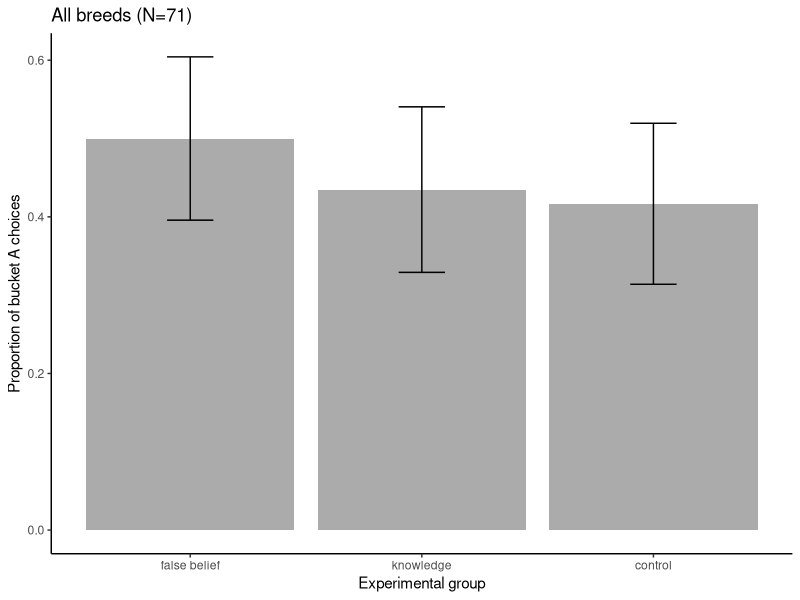
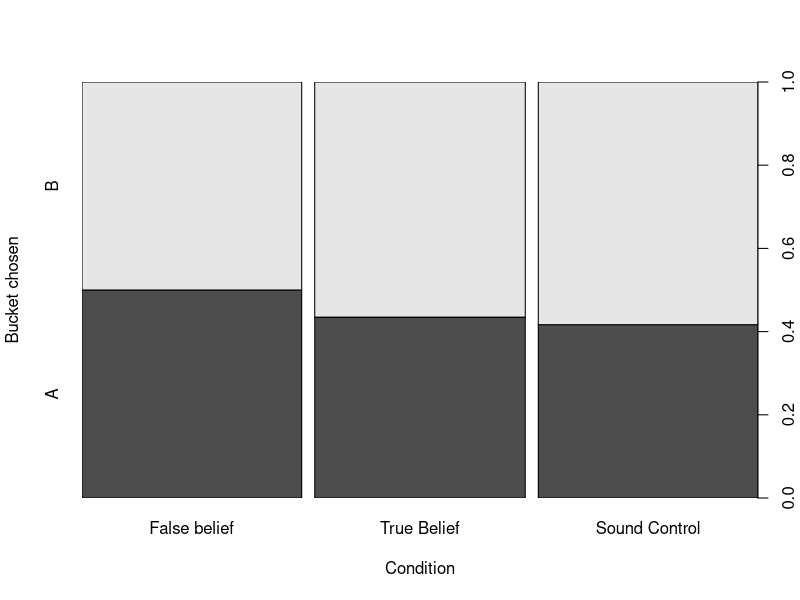
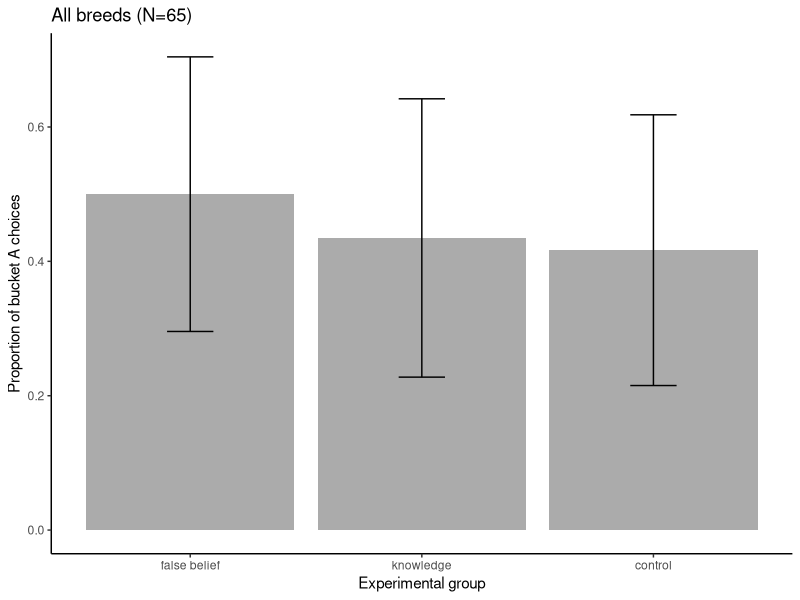

These figures' R source, in order:
## ---- chunk 1
library(tidyverse)
library(ggplot2)
## ---- chunk 2
xdata <- read.csv("data/tested_dogs.csv", header = TRUE) %>% 
   mutate(choice_letter = as.factor(choice_letter),
         condition = as.factor(condition),
         age_months = as.numeric(age_months)) %>% 
  filter(choice_letter %in% c("A", "B")) %>%   # Keep rows where choice_letter is "A" or "B"
  droplevels()
## ---- chunk 3
##nr. dogs choosing bucket A and B overall
table(xdata$choice_letter)

##proportions relative to the whole sample
mean(xdata$choice_letter=="A")
mean(xdata$choice_letter=="B")

##nr. dogs choosing bucket A and B in each condition
table(xdata$condition, xdata$choice_letter)

##proportions relative to the different conditions
fb_subset <- xdata[xdata$condition == "false_belief", ]
know_subset <- xdata[xdata$condition == "knowledge", ]
ctr_subset <- xdata[xdata$condition == "control", ]
mean(fb_subset$choice_letter=="A")
mean(know_subset$choice_letter=="A")
mean(ctr_subset$choice_letter=="A")

#experimenters (communicator and hider)
table(xdata$condition, xdata$communicator)
table(xdata$condition, xdata$hider)

#age
mean(fb_subset$age_months)
mean(know_subset$age_months)
mean(ctr_subset$age_months)

#sex
table(xdata$sex, xdata$condition)
## ---- chunk 4
#table with descriptive stats for plotting
plot.data <- xdata %>%
  mutate(choice = ifelse(choice_letter == "A", 1, 0)) %>%
  mutate(condition = fct_relevel(
    fct_recode(
      condition,
      "false belief" = "false_belief",
      "knowledge" = "knowledge",
      "control" = "control"
    ),
    "false belief",
    "knowledge",
    "control"
  )) %>% #specify order of factor levels for factor_relevel
  group_by(condition) %>%
  summarise(
    mean.choiceA = mean(choice),
    sd.choiceA = sd(choice),
    n.choseA = sum(choice),
    median.choiceA = median(choice),
    n.tested.per.cond = length(choice),
    se.choiceA = sd(choice) / sqrt(length(choice))
  )

plot.data

##barplot of choices by experimental group

p.choice <- ggplot(data = plot.data, aes(x = condition, y = mean.choiceA)) +
  geom_bar(stat = "identity", alpha = 0.5) +
  geom_errorbar(aes(ymin = mean.choiceA - se.choiceA, ymax = mean.choiceA + #error bars represent standard error
                      se.choiceA),
                width = .2) +
  #ylim(0,0.8)+
  #geom_signif(comparisons=list(c("False Belief", #"Knowledge")), annotations="*",
  #             y_position = 0.75, tip_length = 0.04, #vjust=0.4) +
  theme_classic() +
  labs(x = "Experimental group", y = "Proportion of bucket A choices")+
  ggtitle("All breeds (N=71)")

p.choice
 
#saving the plot with ggsave
# ggsave(
#   "./graphs/bucket_A_choices_BC.png",
#   plot = last_plot(),
#   device = NULL,
#  # path = "C:/Users/lonardol/Desktop/False Belief experiment/FB_2_follow_up/Graphs/Border Collies",
#   scale = 0.8,
#   width = 7,
#   height = 6,
#   #units = c("in", "cm", "mm"),
#   dpi = 320,
#   limitsize = TRUE
# )
## ---- chunk 5
#mosaic plot to visualize also bucket B choices
mosaic.plot.data  <- xdata %>%
  mutate(choice_letter = fct_relevel(choice_letter, "B", "A")) %>%
  mutate(condition = fct_relevel(
    fct_recode(
      condition,
      "False belief" = "false_belief",
      "True Belief" = "knowledge",
      "Sound Control" = "control"
    ),
    "False belief",
    "True Belief",
    "Sound Control"
  )) #specify order of factor levels for factor_relevel

plot(mosaic.plot.data$condition,mosaic.plot.data$choice_letter,
  xlab = "Condition",
  ylab = "Bucket chosen")


#saving the plot with ggsave
# ggsave(
#   "./graphs/bucket_A_choices_BC.png",
#   plot = last_plot(),
#   device = NULL,
#  # path = "C:/Users/lonardol/Desktop/False Belief experiment/FB_2_follow_up/Graphs/Border Collies",
#   scale = 0.8,
#   width = 7,
#   height = 6,
#   #units = c("in", "cm", "mm"),
#   dpi = 320,
#   limitsize = TRUE
# )
## ---- chunk 6
#chi square test (false belief - knowledge) 29 October
condition<-c("false belief", "knowledge", "control")
outcome <- plot.data$n.choseA # number of successes (bucket A chosen) for each condition
n <- plot.data$n.tested.per.cond # total trials for each condition

# Create a contingency table
table <- matrix(c(outcome[1], n[1] - outcome[1], outcome[2], n[2] - outcome[2], outcome[3], n[3] - outcome[3]), 
                nrow = 3, byrow = TRUE)
rownames(table) <- condition
colnames(table) <- c("Success", "Failure")

# Chi-squared test
chisq.test(table)
## ---- chunk 7
#plot with error bars showing confidence intervals 
plot.data.ci <- plot.data %>%
  mutate(ci.lower = mean.choiceA - 1.96 * se.choiceA,
         ci.upper = mean.choiceA + 1.96 * se.choiceA)

# Now, plot with confidence intervals as error bars
p.choice <- ggplot(data = plot.data.ci, aes(x = condition, y = mean.choiceA)) +
  geom_bar(stat = "identity", alpha = 0.5) +
  geom_errorbar(aes(ymin = ci.lower, ymax = ci.upper), width = 0.2) +
  #ylim(0,0.8)+
  #geom_signif(comparisons=list(c("False Belief", "Knowledge")), annotations="*",
  #             y_position = 0.75, tip_length = 0.04, vjust=0.4) +
  theme_classic() +
  labs(x = "Experimental group", y = "Proportion of bucket A choices") +
  ggtitle("All breeds (N=65)")

p.choice
